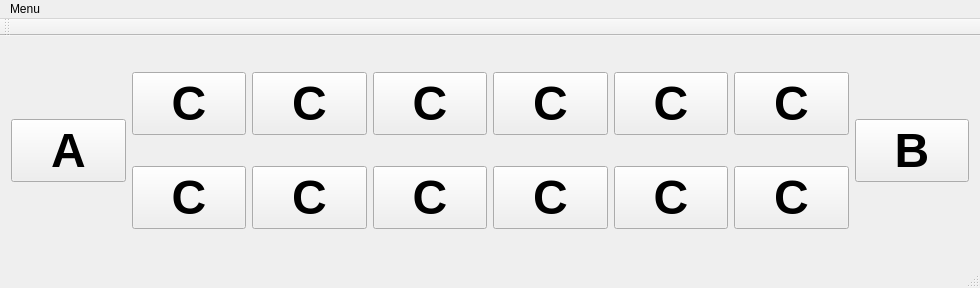
<?xml version="1.0" encoding="UTF-8"?>
<ui version="4.0">
 <class>MainWindow</class>
 <widget class="QMainWindow" name="MainWindow">
  <property name="geometry">
   <rect>
    <x>0</x>
    <y>0</y>
    <width>980</width>
    <height>288</height>
   </rect>
  </property>
  <property name="windowTitle">
   <string>MainWindow</string>
  </property>
  <widget class="QWidget" name="centralWidget">
   <layout class="QGridLayout" name="gridLayout">
    <item row="0" column="2">
     <widget class="QPushButton" name="pushButton_13">
      <property name="font">
       <font>
        <pointsize>36</pointsize>
        <weight>75</weight>
        <bold>true</bold>
       </font>
      </property>
      <property name="text">
       <string>C</string>
      </property>
      <attribute name="buttonGroup">
       <string notr="true">buttonGroup_2</string>
      </attribute>
     </widget>
    </item>
    <item row="0" column="5">
     <widget class="QPushButton" name="pushButton_10">
      <property name="font">
       <font>
        <pointsize>36</pointsize>
        <weight>75</weight>
        <bold>true</bold>
       </font>
      </property>
      <property name="text">
       <string>C</string>
      </property>
      <attribute name="buttonGroup">
       <string notr="true">buttonGroup_2</string>
      </attribute>
     </widget>
    </item>
    <item row="0" column="1">
     <widget class="QPushButton" name="pushButton_14">
      <property name="font">
       <font>
        <pointsize>36</pointsize>
        <weight>75</weight>
        <bold>true</bold>
       </font>
      </property>
      <property name="text">
       <string>C</string>
      </property>
      <attribute name="buttonGroup">
       <string notr="true">buttonGroup_2</string>
      </attribute>
     </widget>
    </item>
    <item row="0" column="3">
     <widget class="QPushButton" name="pushButton_12">
      <property name="font">
       <font>
        <pointsize>36</pointsize>
        <weight>75</weight>
        <bold>true</bold>
       </font>
      </property>
      <property name="text">
       <string>C</string>
      </property>
      <attribute name="buttonGroup">
       <string notr="true">buttonGroup_2</string>
      </attribute>
     </widget>
    </item>
    <item row="0" column="6">
     <widget class="QPushButton" name="pushButton_9">
      <property name="font">
       <font>
        <pointsize>36</pointsize>
        <weight>75</weight>
        <bold>true</bold>
       </font>
      </property>
      <property name="text">
       <string>C</string>
      </property>
      <attribute name="buttonGroup">
       <string notr="true">buttonGroup_2</string>
      </attribute>
     </widget>
    </item>
    <item row="0" column="4">
     <widget class="QPushButton" name="pushButton_11">
      <property name="font">
       <font>
        <pointsize>36</pointsize>
        <weight>75</weight>
        <bold>true</bold>
       </font>
      </property>
      <property name="text">
       <string>C</string>
      </property>
      <attribute name="buttonGroup">
       <string notr="true">buttonGroup_2</string>
      </attribute>
     </widget>
    </item>
    <item row="0" column="7" rowspan="2">
     <widget class="QPushButton" name="pushButton_8">
      <property name="font">
       <font>
        <pointsize>36</pointsize>
        <weight>75</weight>
        <bold>true</bold>
       </font>
      </property>
      <property name="text">
       <string>B</string>
      </property>
      <attribute name="buttonGroup">
       <string notr="true">buttonGroup</string>
      </attribute>
     </widget>
    </item>
    <item row="1" column="1">
     <widget class="QPushButton" name="pushButton_2">
      <property name="font">
       <font>
        <pointsize>36</pointsize>
        <weight>75</weight>
        <bold>true</bold>
       </font>
      </property>
      <property name="text">
       <string>C</string>
      </property>
      <attribute name="buttonGroup">
       <string notr="true">buttonGroup</string>
      </attribute>
     </widget>
    </item>
    <item row="1" column="2">
     <widget class="QPushButton" name="pushButton_3">
      <property name="font">
       <font>
        <pointsize>36</pointsize>
        <weight>75</weight>
        <bold>true</bold>
       </font>
      </property>
      <property name="text">
       <string>C</string>
      </property>
      <attribute name="buttonGroup">
       <string notr="true">buttonGroup</string>
      </attribute>
     </widget>
    </item>
    <item row="1" column="3">
     <widget class="QPushButton" name="pushButton_4">
      <property name="font">
       <font>
        <pointsize>36</pointsize>
        <weight>75</weight>
        <bold>true</bold>
       </font>
      </property>
      <property name="text">
       <string>C</string>
      </property>
      <attribute name="buttonGroup">
       <string notr="true">buttonGroup</string>
      </attribute>
     </widget>
    </item>
    <item row="1" column="6">
     <widget class="QPushButton" name="pushButton_7">
      <property name="font">
       <font>
        <pointsize>36</pointsize>
        <weight>75</weight>
        <bold>true</bold>
       </font>
      </property>
      <property name="text">
       <string>C</string>
      </property>
      <attribute name="buttonGroup">
       <string notr="true">buttonGroup</string>
      </attribute>
     </widget>
    </item>
    <item row="1" column="5">
     <widget class="QPushButton" name="pushButton_6">
      <property name="font">
       <font>
        <pointsize>36</pointsize>
        <weight>75</weight>
        <bold>true</bold>
       </font>
      </property>
      <property name="text">
       <string>C</string>
      </property>
      <attribute name="buttonGroup">
       <string notr="true">buttonGroup</string>
      </attribute>
     </widget>
    </item>
    <item row="1" column="4">
     <widget class="QPushButton" name="pushButton_5">
      <property name="font">
       <font>
        <pointsize>36</pointsize>
        <weight>75</weight>
        <bold>true</bold>
       </font>
      </property>
      <property name="text">
       <string>C</string>
      </property>
      <attribute name="buttonGroup">
       <string notr="true">buttonGroup</string>
      </attribute>
     </widget>
    </item>
    <item row="0" column="0" rowspan="2">
     <widget class="QPushButton" name="pushButton">
      <property name="font">
       <font>
        <pointsize>36</pointsize>
        <weight>75</weight>
        <bold>true</bold>
       </font>
      </property>
      <property name="text">
       <string>A</string>
      </property>
      <property name="checkable">
       <bool>false</bool>
      </property>
      <attribute name="buttonGroup">
       <string notr="true">buttonGroup_2</string>
      </attribute>
     </widget>
    </item>
   </layout>
  </widget>
  <widget class="QMenuBar" name="menuBar">
   <property name="geometry">
    <rect>
     <x>0</x>
     <y>0</y>
     <width>980</width>
     <height>31</height>
    </rect>
   </property>
   <widget class="QMenu" name="menuMenu">
    <property name="title">
     <string>Menu</string>
    </property>
    <addaction name="actionSinglePlayer"/>
    <addaction name="actionDualPlayers"/>
    <addaction name="actionDualAgents"/>
   </widget>
   <addaction name="menuMenu"/>
  </widget>
  <widget class="QToolBar" name="mainToolBar">
   <attribute name="toolBarArea">
    <enum>TopToolBarArea</enum>
   </attribute>
   <attribute name="toolBarBreak">
    <bool>false</bool>
   </attribute>
  </widget>
  <widget class="QStatusBar" name="statusBar"/>
  <action name="actionSinglePlayer">
   <property name="text">
    <string>SinglePlayer</string>
   </property>
  </action>
  <action name="actionDualPlayers">
   <property name="text">
    <string>DualPlayers</string>
   </property>
  </action>
  <action name="actionDualAgents">
   <property name="text">
    <string>DualAgents</string>
   </property>
  </action>
 </widget>
 <layoutdefault spacing="6" margin="11"/>
 <resources/>
 <connections/>
 <buttongroups>
  <buttongroup name="buttonGroup_2"/>
  <buttongroup name="buttonGroup"/>
 </buttongroups>
</ui>
